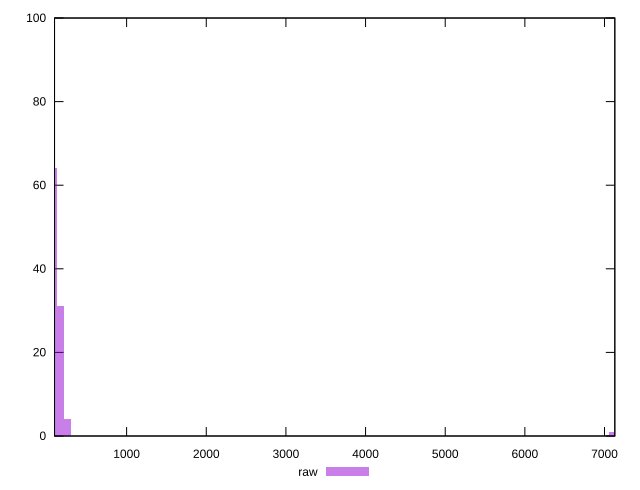

Write the gnuplot code that produced this figure.
reset

$raw <<EOF
84.51443468627065 64
169.0288693725413 31
253.54330405881194 4
7099.212513646735 1
EOF

set key outside below
set boxwidth 84.51443468627065
set xrange [95.071:7129.411999999999]
set yrange [0:100]
set trange [0:100]
set style fill transparent solid 0.5 noborder
set terminal svg size 640, 490 enhanced background rgb 'white'
set output "reprap/server-response-time/samples/pages+cached+noexternal/raw/histogram.svg"

plot $raw title "raw" with boxes

reset
